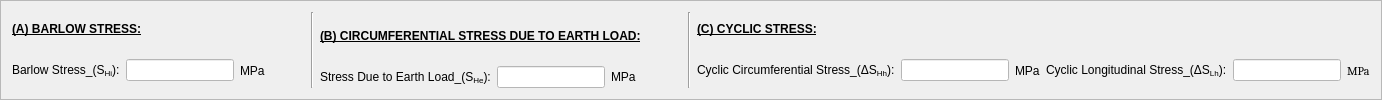
     <widget class="QFrame" name="frame_3">
      <property name="frameShape">
       <enum>QFrame::StyledPanel</enum>
      </property>
      <property name="frameShadow">
       <enum>QFrame::Raised</enum>
      </property>
      <layout class="QGridLayout" name="gridLayout_14">
       <item row="0" column="0">
        <layout class="QGridLayout" name="gridLayout_8">
         <item row="0" column="0">
          <widget class="QLabel" name="BarlowStress_2">
           <property name="text">
            <string>&lt;html&gt;&lt;head/&gt;&lt;body&gt;&lt;p&gt;&lt;span style=&quot; font-weight:600; text-decoration: underline;&quot;&gt;(A) BARLOW STRESS:&lt;/span&gt;&lt;/p&gt;&lt;/body&gt;&lt;/html&gt;</string>
           </property>
          </widget>
         </item>
         <item row="1" column="0">
          <layout class="QHBoxLayout" name="horizontalLayout_14">
           <item>
            <widget class="QLabel" name="barlowStress">
             <property name="styleSheet">
              <string notr="true">font: 8pt &quot;Cambria&quot;;</string>
             </property>
             <property name="text">
              <string>&lt;html&gt;&lt;head/&gt;&lt;body&gt;&lt;p&gt;Barlow Stress_(S&lt;span style=&quot; vertical-align:sub;&quot;&gt;Hi&lt;/span&gt;):&lt;/p&gt;&lt;/body&gt;&lt;/html&gt;</string>
             </property>
            </widget>
           </item>
           <item>
            <widget class="QLineEdit" name="lineEdit_33">
             <property name="styleSheet">
              <string notr="true">background-color: rgb(255, 255, 255);</string>
             </property>
            </widget>
           </item>
           <item>
            <widget class="QLabel" name="label_21">
             <property name="styleSheet">
              <string notr="true">font: 8pt &quot;Cambria&quot;;</string>
             </property>
             <property name="text">
              <string>MPa</string>
             </property>
            </widget>
           </item>
          </layout>
         </item>
        </layout>
       </item>
       <item row="0" column="3" colspan="2">
        <layout class="QGridLayout" name="gridLayout_11">
         <item row="0" column="0" colspan="4">
          <widget class="QLabel" name="CircumferentialStressDuetoEarthLoad_2">
           <property name="text">
            <string>&lt;html&gt;&lt;head/&gt;&lt;body&gt;&lt;p&gt;&lt;span style=&quot; font-weight:600; text-decoration: underline;&quot;&gt;(B) CIRCUMFERENTIAL STRESS DUE TO EARTH LOAD:&lt;/span&gt;&lt;/p&gt;&lt;/body&gt;&lt;/html&gt;</string>
           </property>
          </widget>
         </item>
         <item row="1" column="0">
          <widget class="QLabel" name="StressDuetoEarthLoad">
           <property name="styleSheet">
            <string notr="true">font: 8pt &quot;Cambria&quot;;</string>
           </property>
           <property name="text">
            <string>&lt;html&gt;&lt;head/&gt;&lt;body&gt;&lt;p&gt;Stress Due to Earth Load_(S&lt;span style=&quot; vertical-align:sub;&quot;&gt;He&lt;/span&gt;):&lt;/p&gt;&lt;/body&gt;&lt;/html&gt;</string>
           </property>
          </widget>
         </item>
         <item row="1" column="1">
          <widget class="QLineEdit" name="lineEdit_35">
           <property name="styleSheet">
            <string notr="true">background-color: rgb(255, 255, 255);</string>
           </property>
          </widget>
         </item>
         <item row="1" column="2">
          <widget class="QLabel" name="label_66">
           <property name="styleSheet">
            <string notr="true">font: 8pt &quot;Cambria&quot;;</string>
           </property>
           <property name="text">
            <string>MPa</string>
           </property>
          </widget>
         </item>
        </layout>
       </item>
       <item row="0" column="7" colspan="2">
        <layout class="QGridLayout" name="gridLayout_9">
         <item row="0" column="0">
          <widget class="QLabel" name="label_67">
           <property name="text">
            <string>&lt;html&gt;&lt;head/&gt;&lt;body&gt;&lt;p&gt;&lt;span style=&quot; font-weight:600; text-decoration: underline;&quot;&gt;(C) CYCLIC STRESS:&lt;/span&gt;&lt;/p&gt;&lt;/body&gt;&lt;/html&gt;</string>
           </property>
          </widget>
         </item>
         <item row="1" column="0">
          <layout class="QHBoxLayout" name="horizontalLayout_15">
           <item>
            <widget class="QLabel" name="CyclicCircumferentialStress">
             <property name="styleSheet">
              <string notr="true">font: 8pt &quot;Cambria&quot;;</string>
             </property>
             <property name="text">
              <string>&lt;html&gt;&lt;head/&gt;&lt;body&gt;&lt;p&gt;Cyclic Circumferential Stress_(ΔS&lt;span style=&quot; vertical-align:sub;&quot;&gt;Hh&lt;/span&gt;):&lt;/p&gt;&lt;/body&gt;&lt;/html&gt;</string>
             </property>
            </widget>
           </item>
           <item>
            <widget class="QLineEdit" name="lineEdit_34">
             <property name="styleSheet">
              <string notr="true">background-color: rgb(255, 255, 255);</string>
             </property>
            </widget>
           </item>
           <item>
            <widget class="QLabel" name="label_68">
             <property name="styleSheet">
              <string notr="true">font: 8pt &quot;Cambria&quot;;</string>
             </property>
             <property name="text">
              <string>MPa</string>
             </property>
            </widget>
           </item>
           <item>
            <widget class="QLabel" name="CyclicLongitudinalStress">
             <property name="styleSheet">
              <string notr="true">font: 8pt &quot;Cambria&quot;;</string>
             </property>
             <property name="text">
              <string>&lt;html&gt;&lt;head/&gt;&lt;body&gt;&lt;p&gt;Cyclic Longitudinal Stress_(ΔS&lt;span style=&quot; vertical-align:sub;&quot;&gt;Lh&lt;/span&gt;):&lt;/p&gt;&lt;/body&gt;&lt;/html&gt;</string>
             </property>
            </widget>
           </item>
           <item>
            <widget class="QLineEdit" name="lineEdit_36">
             <property name="styleSheet">
              <string notr="true">background-color: rgb(255, 255, 255);</string>
             </property>
            </widget>
           </item>
           <item>
            <widget class="QLabel" name="label_69">
             <property name="font">
              <font>
               <family>Cambria</family>
              </font>
             </property>
             <property name="text">
              <string>MPa</string>
             </property>
            </widget>
           </item>
          </layout>
         </item>
        </layout>
       </item>
       <item row="0" column="2">
        <widget class="Line" name="line_7">
         <property name="orientation">
          <enum>Qt::Vertical</enum>
         </property>
        </widget>
       </item>
       <item row="0" column="1">
        <spacer name="horizontalSpacer_11">
         <property name="orientation">
          <enum>Qt::Horizontal</enum>
         </property>
         <property name="sizeHint" stdset="0">
          <size>
           <width>40</width>
           <height>20</height>
          </size>
         </property>
        </spacer>
       </item>
       <item row="0" column="5">
        <spacer name="horizontalSpacer_12">
         <property name="orientation">
          <enum>Qt::Horizontal</enum>
         </property>
         <property name="sizeHint" stdset="0">
          <size>
           <width>40</width>
           <height>20</height>
          </size>
         </property>
        </spacer>
       </item>
       <item row="0" column="6">
        <widget class="Line" name="line_8">
         <property name="orientation">
          <enum>Qt::Vertical</enum>
         </property>
        </widget>
       </item>
      </layout>
     </widget>
